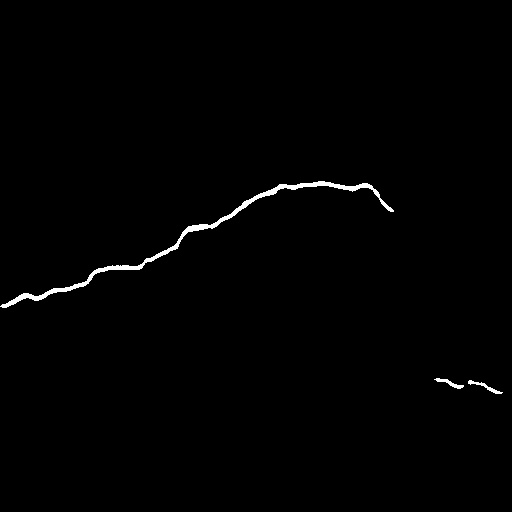
#> input picture 039_0.jpg, 512 x 512 px, found by its file name
$ jupyter execute --allow-errors Copy_of_skeletion_analysis.ipynb
#> lines starting #> are read from the running program, lines starting #| are printed output that depends on the picture; after the words box and inside, x2 and y2 are one past the last pixel; in counts of white or black regions, pixels touching at a corner belong together; long printed decimals are rounded
[cell 1]
from google.colab import drive
drive.mount('/content/drive')

[cell 2]
from PIL import Image, ImageOps
import os
from pathlib import Path
from matplotlib import pyplot as plt
import numpy as np
import cv2
from skimage.morphology import skeletonize

[cell 3]
import cv2
import numpy as np
import skimage.morphology

# read input
mask = cv2.imread('/content/drive/MyDrive/Segmentation images/result_NEWDATA_aug_20/039_0.jpg')
#> mask is the input picture: shape (512, 512, 3); min 0, max 255, mean 2.1
plt.imshow(mask)

[cell 4]
# convert to grayscale
gray = cv2.cvtColor(mask, cv2.COLOR_BGR2GRAY)
plt.imshow(gray)

[cell 5]
# use thresholding
thresh = cv2.threshold(gray, 0, 255, cv2.THRESH_BINARY+cv2.THRESH_OTSU)[1]
#> thresh: shape (512, 512); 0.81% white; 3 white regions, box (x1, y1, x2, y2) and area: (0, 181, 394, 308) 1905, (468, 380, 503, 394) 113, (434, 378, 464, 389) 104

# get distance transform
distance = thresh.copy()
distance = cv2.distanceTransform(distance, distanceType=cv2.DIST_L2, maskSize=5).astype(np.float32)
plt.imshow(distance)
np.max(distance)
#> Out = 3.2

[cell 6]
# get skeleton (medial axis)
binary = thresh.copy()
binary = binary.astype(np.float32)/255
skeleton = skimage.morphology.skeletonize(binary).astype(np.float32)
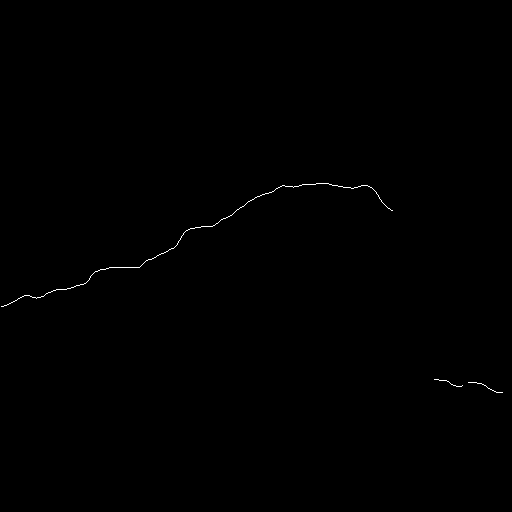
#> skeleton: shape (512, 512) float32; values 0 (black) and 1 (white), 0.18% white in thin lines or dots, all inside (x1, y1, x2, y2) = (1, 183, 503, 393)
plt.imshow(skeleton)

[cell 7]
# apply skeleton to select center line of distance
thickness = cv2.multiply(distance, skeleton)

# get average thickness for non-zero pixels
average = np.mean(thickness[skeleton!=0])
#> average = 2.13

# thickness = 2*average
thick = 2 * average
#> thick = 4.27
print("thickness:", thick)
#| thickness: 4.266


$ run again, with 025_0.jpg copied over 039_0.jpg
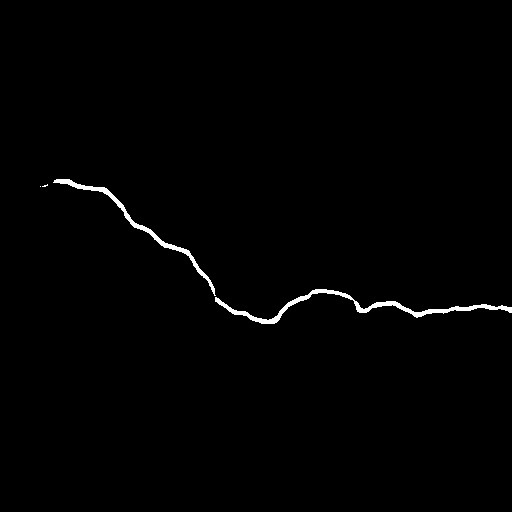
#> input picture 025_0.jpg, 512 x 512 px, found by its file name
#> mask is the input picture: shape (512, 512, 3); min 0, max 255, mean 2.2
#> thresh: shape (512, 512); 0.87% white; 4 white regions (2 under 20 px), largest, box (x1, y1, x2, y2) and area: (215, 289, 512, 324) 1382, (53, 179, 216, 296) 898
#> Out = 3.2
#> `skeleton = skimage.morphology.skeletonize(binary).astype(np.float32)`:
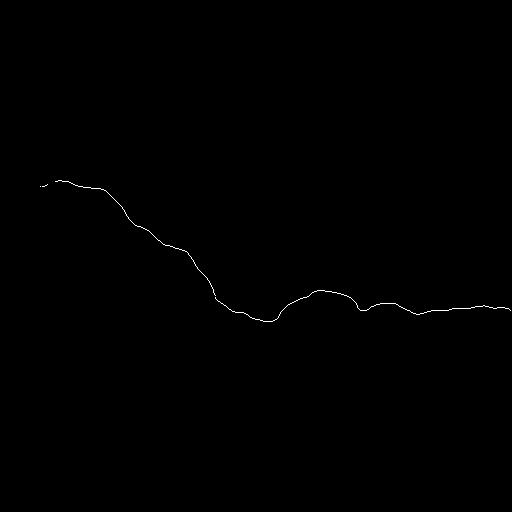
#> skeleton: shape (512, 512) float32; values 0 (black) and 1 (white), 0.19% white in thin lines or dots, all inside (x1, y1, x2, y2) = (40, 180, 511, 322)
#> average = 2.15
#> thick = 4.29
#| thickness: 4.293

$ run again, with 034_0.jpg copied over 039_0.jpg
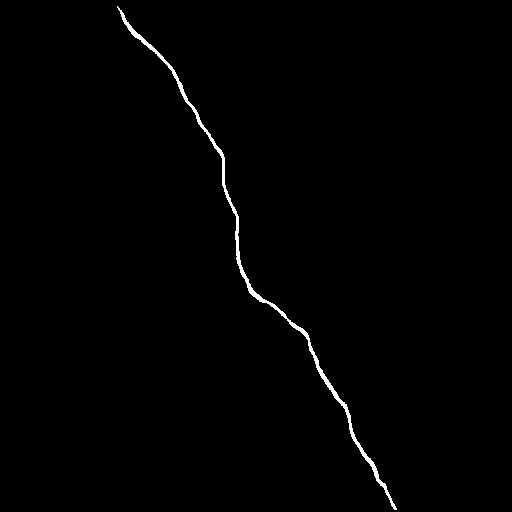
#> input picture 034_0.jpg, 512 x 512 px, found by its file name
#> mask is the input picture: shape (512, 512, 3); min 0, max 255, mean 2.1
#> thresh: shape (512, 512); 0.8% white; 1 white region, box (x1, y1, x2, y2) and area: (117, 6, 397, 510) 2103
#> Out = 2.8
#> `skeleton = skimage.morphology.skeletonize(binary).astype(np.float32)`:
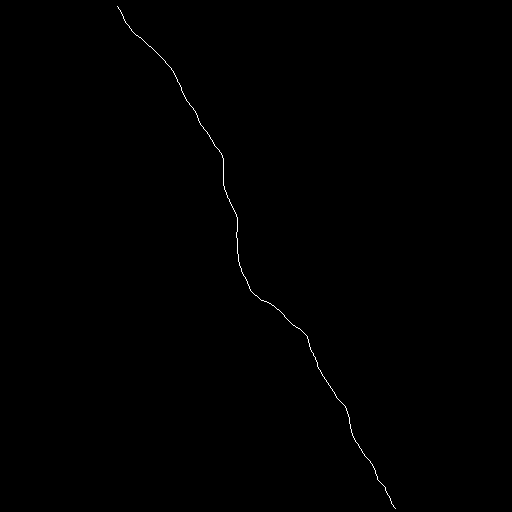
#> skeleton: shape (512, 512) float32; values 0 (black) and 1 (white), 0.2% white in thin lines or dots, all inside (x1, y1, x2, y2) = (117, 6, 396, 509)
#> average = 1.92
#> thick = 3.84
#| thickness: 3.840

$ run again, with 041_0.jpg copied over 039_0.jpg
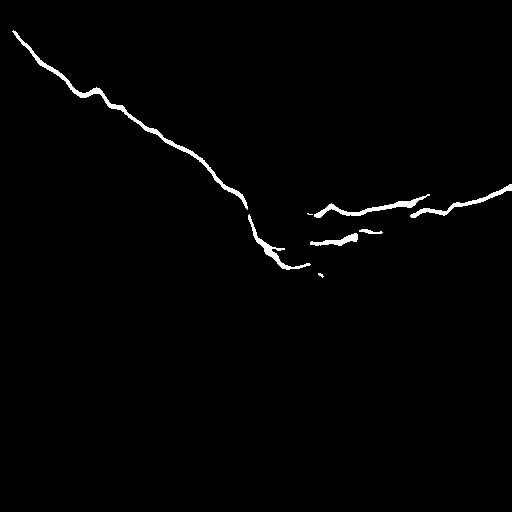
#> input picture 041_0.jpg, 512 x 512 px, found by its file name
#> mask is the input picture: shape (512, 512, 3); min 0, max 255, mean 2.9
#> thresh: shape (512, 512); 1.2% white; 8 white regions (2 under 20 px), largest, box (x1, y1, x2, y2) and area: (12, 30, 248, 210) 1249, (314, 194, 430, 218) 543, (410, 184, 512, 218) 462, (248, 214, 311, 270) 419, (310, 233, 358, 246) 252, (359, 229, 383, 234) 67
#> Out = 4.2
#> `skeleton = skimage.morphology.skeletonize(binary).astype(np.float32)`:
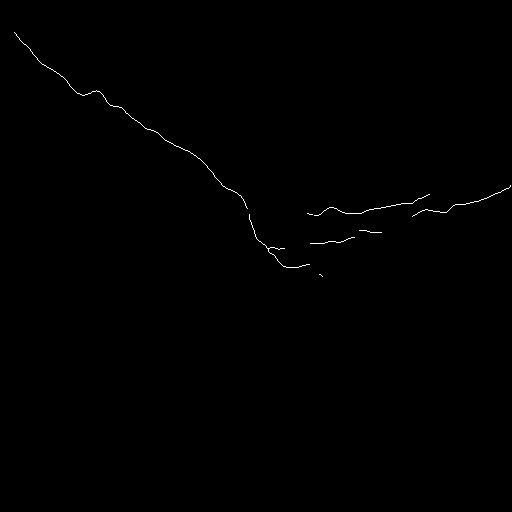
#> skeleton: shape (512, 512) float32; values 0 (black) and 1 (white), 0.25% white in thin lines or dots, all inside (x1, y1, x2, y2) = (14, 32, 511, 277)
#> average = 2.12
#> thick = 4.24
#| thickness: 4.235
